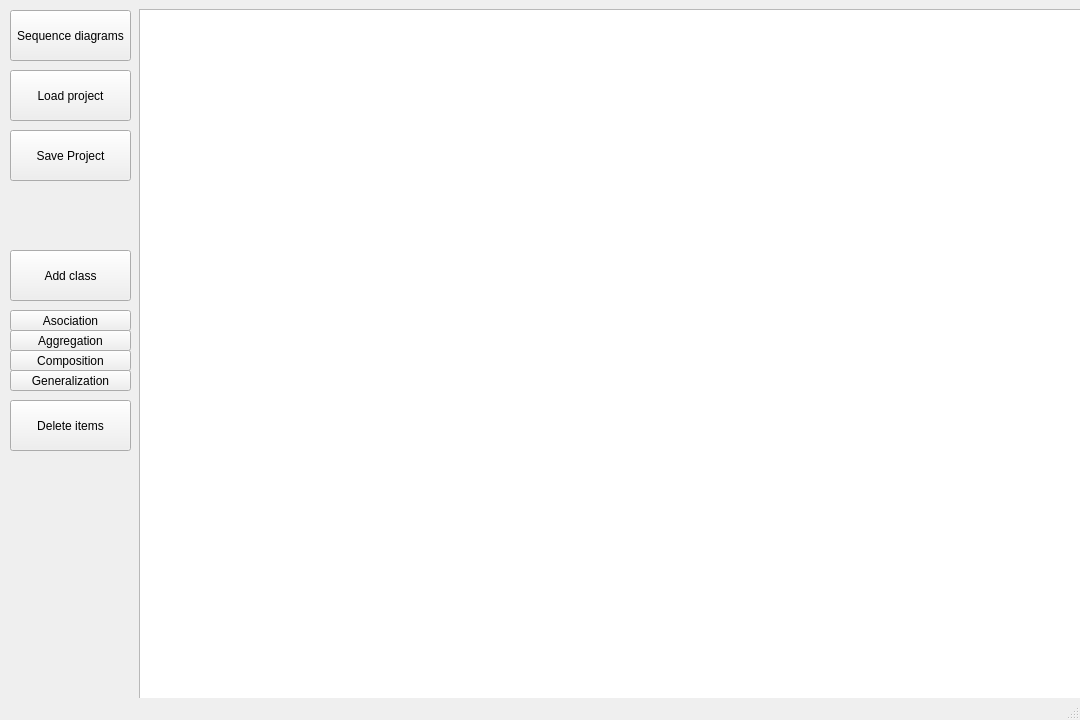
<?xml version="1.0" encoding="UTF-8"?>
<ui version="4.0">
 <class>MainWindow</class>
 <widget class="QMainWindow" name="MainWindow">
  <property name="geometry">
   <rect>
    <x>0</x>
    <y>0</y>
    <width>1080</width>
    <height>720</height>
   </rect>
  </property>
  <property name="windowTitle">
   <string>MainWindow</string>
  </property>
  <widget class="QWidget" name="centralwidget">
   <widget class="QPushButton" name="LoadButton">
    <property name="geometry">
     <rect>
      <x>10</x>
      <y>70</y>
      <width>121</width>
      <height>51</height>
     </rect>
    </property>
    <property name="text">
     <string>Load project</string>
    </property>
   </widget>
   <widget class="QPushButton" name="SaveButton">
    <property name="geometry">
     <rect>
      <x>10</x>
      <y>130</y>
      <width>121</width>
      <height>51</height>
     </rect>
    </property>
    <property name="text">
     <string>Save Project</string>
    </property>
   </widget>
   <widget class="QPushButton" name="SwitchModeButton">
    <property name="geometry">
     <rect>
      <x>10</x>
      <y>10</y>
      <width>121</width>
      <height>51</height>
     </rect>
    </property>
    <property name="text">
     <string>Sequence diagrams</string>
    </property>
   </widget>
   <widget class="QStackedWidget" name="buttons">
    <property name="geometry">
     <rect>
      <x>10</x>
      <y>190</y>
      <width>121</width>
      <height>471</height>
     </rect>
    </property>
    <property name="currentIndex">
     <number>1</number>
    </property>
    <widget class="QWidget" name="page">
     <widget class="QPushButton" name="AddTimelineButton">
      <property name="enabled">
       <bool>false</bool>
      </property>
      <property name="geometry">
       <rect>
        <x>0</x>
        <y>210</y>
        <width>121</width>
        <height>51</height>
       </rect>
      </property>
      <property name="text">
       <string>Add timeline</string>
      </property>
     </widget>
     <widget class="QPushButton" name="SyncMessageButton">
      <property name="enabled">
       <bool>false</bool>
      </property>
      <property name="geometry">
       <rect>
        <x>0</x>
        <y>270</y>
        <width>121</width>
        <height>24</height>
       </rect>
      </property>
      <property name="text">
       <string>Sync message</string>
      </property>
      <property name="checkable">
       <bool>true</bool>
      </property>
     </widget>
     <widget class="QPushButton" name="AsyncMessageButton">
      <property name="enabled">
       <bool>false</bool>
      </property>
      <property name="geometry">
       <rect>
        <x>0</x>
        <y>290</y>
        <width>121</width>
        <height>24</height>
       </rect>
      </property>
      <property name="text">
       <string>Async message</string>
      </property>
      <property name="checkable">
       <bool>true</bool>
      </property>
     </widget>
     <widget class="QPushButton" name="ReturnMessageButton">
      <property name="enabled">
       <bool>false</bool>
      </property>
      <property name="geometry">
       <rect>
        <x>0</x>
        <y>310</y>
        <width>121</width>
        <height>24</height>
       </rect>
      </property>
      <property name="text">
       <string>Return message</string>
      </property>
      <property name="checkable">
       <bool>true</bool>
      </property>
     </widget>
     <widget class="QPushButton" name="CreateMessageButton">
      <property name="enabled">
       <bool>false</bool>
      </property>
      <property name="geometry">
       <rect>
        <x>0</x>
        <y>330</y>
        <width>121</width>
        <height>24</height>
       </rect>
      </property>
      <property name="text">
       <string>Create message</string>
      </property>
      <property name="checkable">
       <bool>true</bool>
      </property>
     </widget>
     <widget class="QPushButton" name="DeleteMessageButton">
      <property name="enabled">
       <bool>false</bool>
      </property>
      <property name="geometry">
       <rect>
        <x>0</x>
        <y>350</y>
        <width>121</width>
        <height>24</height>
       </rect>
      </property>
      <property name="text">
       <string>Delete message</string>
      </property>
      <property name="checkable">
       <bool>true</bool>
      </property>
     </widget>
     <widget class="QPushButton" name="SqDeleteItemButton">
      <property name="enabled">
       <bool>false</bool>
      </property>
      <property name="geometry">
       <rect>
        <x>0</x>
        <y>380</y>
        <width>121</width>
        <height>51</height>
       </rect>
      </property>
      <property name="text">
       <string>Delete items</string>
      </property>
      <property name="checkable">
       <bool>true</bool>
      </property>
     </widget>
     <widget class="QPushButton" name="NewDiagramButton">
      <property name="geometry">
       <rect>
        <x>0</x>
        <y>30</y>
        <width>121</width>
        <height>51</height>
       </rect>
      </property>
      <property name="text">
       <string>New diagram</string>
      </property>
     </widget>
     <widget class="QComboBox" name="DiagramList">
      <property name="geometry">
       <rect>
        <x>0</x>
        <y>150</y>
        <width>121</width>
        <height>24</height>
       </rect>
      </property>
     </widget>
     <widget class="QPushButton" name="DeleteDiagramButton">
      <property name="enabled">
       <bool>false</bool>
      </property>
      <property name="geometry">
       <rect>
        <x>0</x>
        <y>90</y>
        <width>121</width>
        <height>51</height>
       </rect>
      </property>
      <property name="text">
       <string>Delete diagram</string>
      </property>
     </widget>
    </widget>
    <widget class="QWidget" name="page_2">
     <widget class="QPushButton" name="CdDeleteItemButton">
      <property name="geometry">
       <rect>
        <x>0</x>
        <y>210</y>
        <width>121</width>
        <height>51</height>
       </rect>
      </property>
      <property name="text">
       <string>Delete items</string>
      </property>
      <property name="checkable">
       <bool>true</bool>
      </property>
     </widget>
     <widget class="QPushButton" name="AddClassButton">
      <property name="geometry">
       <rect>
        <x>0</x>
        <y>60</y>
        <width>121</width>
        <height>51</height>
       </rect>
      </property>
      <property name="text">
       <string>Add class</string>
      </property>
     </widget>
     <widget class="QPushButton" name="AddGenerButton">
      <property name="geometry">
       <rect>
        <x>0</x>
        <y>180</y>
        <width>121</width>
        <height>21</height>
       </rect>
      </property>
      <property name="toolTip">
       <string>generalizace</string>
      </property>
      <property name="text">
       <string>Generalization</string>
      </property>
      <property name="iconSize">
       <size>
        <width>30</width>
        <height>50</height>
       </size>
      </property>
      <property name="checkable">
       <bool>true</bool>
      </property>
     </widget>
     <widget class="QPushButton" name="AddAsocButton">
      <property name="geometry">
       <rect>
        <x>0</x>
        <y>120</y>
        <width>121</width>
        <height>21</height>
       </rect>
      </property>
      <property name="toolTip">
       <string notr="true">asociace</string>
      </property>
      <property name="text">
       <string notr="true">Asociation</string>
      </property>
      <property name="iconSize">
       <size>
        <width>30</width>
        <height>50</height>
       </size>
      </property>
      <property name="checkable">
       <bool>true</bool>
      </property>
     </widget>
     <widget class="QPushButton" name="AddAggrButton">
      <property name="geometry">
       <rect>
        <x>0</x>
        <y>140</y>
        <width>121</width>
        <height>21</height>
       </rect>
      </property>
      <property name="toolTip">
       <string>agregace</string>
      </property>
      <property name="text">
       <string>Aggregation</string>
      </property>
      <property name="iconSize">
       <size>
        <width>30</width>
        <height>50</height>
       </size>
      </property>
      <property name="checkable">
       <bool>true</bool>
      </property>
     </widget>
     <widget class="QPushButton" name="AddCompButton">
      <property name="geometry">
       <rect>
        <x>0</x>
        <y>160</y>
        <width>121</width>
        <height>21</height>
       </rect>
      </property>
      <property name="toolTip">
       <string>kompozice</string>
      </property>
      <property name="text">
       <string>Composition</string>
      </property>
      <property name="iconSize">
       <size>
        <width>30</width>
        <height>50</height>
       </size>
      </property>
      <property name="checkable">
       <bool>true</bool>
      </property>
     </widget>
    </widget>
   </widget>
   <widget class="QStackedWidget" name="views">
    <property name="geometry">
     <rect>
      <x>139</x>
      <y>9</y>
      <width>1771</width>
      <height>981</height>
     </rect>
    </property>
    <property name="currentIndex">
     <number>1</number>
    </property>
    <widget class="QWidget" name="page_5">
     <widget class="QGraphicsView" name="classDiagramView">
      <property name="geometry">
       <rect>
        <x>0</x>
        <y>0</y>
        <width>1760</width>
        <height>980</height>
       </rect>
      </property>
     </widget>
    </widget>
    <widget class="QWidget" name="page_6">
     <widget class="QGraphicsView" name="seqDiagramView">
      <property name="geometry">
       <rect>
        <x>0</x>
        <y>0</y>
        <width>1760</width>
        <height>980</height>
       </rect>
      </property>
      <property name="sizePolicy">
       <sizepolicy hsizetype="Fixed" vsizetype="Fixed">
        <horstretch>0</horstretch>
        <verstretch>0</verstretch>
       </sizepolicy>
      </property>
      <property name="minimumSize">
       <size>
        <width>1760</width>
        <height>980</height>
       </size>
      </property>
      <property name="maximumSize">
       <size>
        <width>1760</width>
        <height>980</height>
       </size>
      </property>
      <property name="verticalScrollBarPolicy">
       <enum>Qt::ScrollBarAlwaysOff</enum>
      </property>
      <property name="horizontalScrollBarPolicy">
       <enum>Qt::ScrollBarAlwaysOff</enum>
      </property>
      <property name="sizeAdjustPolicy">
       <enum>QAbstractScrollArea::AdjustToContentsOnFirstShow</enum>
      </property>
     </widget>
    </widget>
   </widget>
  </widget>
  <widget class="QStatusBar" name="statusbar"/>
 </widget>
 <resources/>
 <connections/>
</ui>
